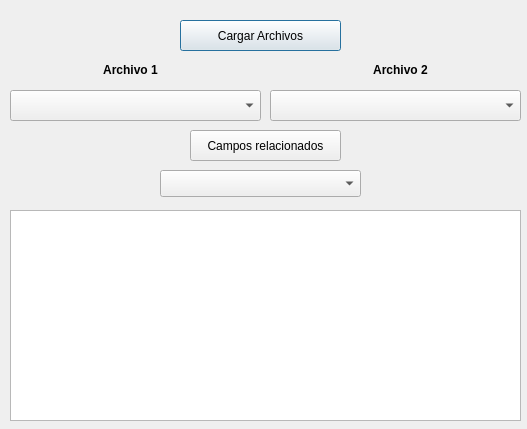
<?xml version="1.0" encoding="UTF-8"?>
<ui version="4.0">
 <class>cruzarlineal</class>
 <widget class="QDialog" name="cruzarlineal">
  <property name="geometry">
   <rect>
    <x>0</x>
    <y>0</y>
    <width>527</width>
    <height>429</height>
   </rect>
  </property>
  <property name="windowTitle">
   <string>Dialog</string>
  </property>
  <widget class="QTableWidget" name="tabla_cruzarlineal">
   <property name="geometry">
    <rect>
     <x>10</x>
     <y>210</y>
     <width>511</width>
     <height>211</height>
    </rect>
   </property>
  </widget>
  <widget class="QComboBox" name="comboarchivo2_cruzarlineal">
   <property name="geometry">
    <rect>
     <x>270</x>
     <y>90</y>
     <width>251</width>
     <height>31</height>
    </rect>
   </property>
  </widget>
  <widget class="QComboBox" name="comboarchivo1_cruzarlineal">
   <property name="geometry">
    <rect>
     <x>10</x>
     <y>90</y>
     <width>251</width>
     <height>31</height>
    </rect>
   </property>
  </widget>
  <widget class="QPushButton" name="pushButton">
   <property name="geometry">
    <rect>
     <x>180</x>
     <y>20</y>
     <width>161</width>
     <height>31</height>
    </rect>
   </property>
   <property name="text">
    <string>Cargar Archivos</string>
   </property>
  </widget>
  <widget class="QLabel" name="label">
   <property name="geometry">
    <rect>
     <x>20</x>
     <y>60</y>
     <width>221</width>
     <height>21</height>
    </rect>
   </property>
   <property name="text">
    <string>&lt;html&gt;&lt;head/&gt;&lt;body&gt;&lt;p align=&quot;center&quot;&gt;&lt;span style=&quot; font-weight:600;&quot;&gt;Archivo 1&lt;/span&gt;&lt;/p&gt;&lt;/body&gt;&lt;/html&gt;</string>
   </property>
  </widget>
  <widget class="QLabel" name="label_2">
   <property name="geometry">
    <rect>
     <x>280</x>
     <y>60</y>
     <width>241</width>
     <height>21</height>
    </rect>
   </property>
   <property name="text">
    <string>&lt;html&gt;&lt;head/&gt;&lt;body&gt;&lt;p align=&quot;center&quot;&gt;&lt;span style=&quot; font-weight:600;&quot;&gt;Archivo 2&lt;/span&gt;&lt;/p&gt;&lt;/body&gt;&lt;/html&gt;</string>
   </property>
  </widget>
  <widget class="QPushButton" name="pushButton_2">
   <property name="geometry">
    <rect>
     <x>190</x>
     <y>130</y>
     <width>151</width>
     <height>31</height>
    </rect>
   </property>
   <property name="text">
    <string>Campos relacionados</string>
   </property>
  </widget>
  <widget class="QComboBox" name="combocampos_cruzarlineal">
   <property name="geometry">
    <rect>
     <x>160</x>
     <y>170</y>
     <width>201</width>
     <height>27</height>
    </rect>
   </property>
  </widget>
 </widget>
 <resources/>
 <connections/>
</ui>
